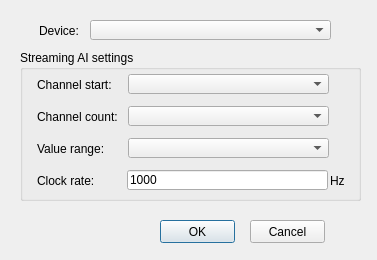
<?xml version="1.0" encoding="UTF-8"?>
<ui version="4.0">
 <class>ConfigureDialog</class>
 <widget class="QDialog" name="ConfigureDialog">
  <property name="geometry">
   <rect>
    <x>0</x>
    <y>0</y>
    <width>377</width>
    <height>260</height>
   </rect>
  </property>
  <property name="minimumSize">
   <size>
    <width>377</width>
    <height>260</height>
   </size>
  </property>
  <property name="maximumSize">
   <size>
    <width>377</width>
    <height>260</height>
   </size>
  </property>
  <property name="windowTitle">
   <string>Streaming AI - Configuration</string>
  </property>
  <widget class="QComboBox" name="cmbDevice">
   <property name="geometry">
    <rect>
     <x>90</x>
     <y>20</y>
     <width>241</width>
     <height>20</height>
    </rect>
   </property>
   <property name="sizePolicy">
    <sizepolicy hsizetype="Maximum" vsizetype="Fixed">
     <horstretch>0</horstretch>
     <verstretch>0</verstretch>
    </sizepolicy>
   </property>
  </widget>
  <widget class="QGroupBox" name="groupBox">
   <property name="geometry">
    <rect>
     <x>20</x>
     <y>50</y>
     <width>341</width>
     <height>151</height>
    </rect>
   </property>
   <property name="title">
    <string>Streaming AI settings</string>
   </property>
   <widget class="QLabel" name="lblChannelCount">
    <property name="geometry">
     <rect>
      <x>17</x>
      <y>56</y>
      <width>91</width>
      <height>22</height>
     </rect>
    </property>
    <property name="sizePolicy">
     <sizepolicy hsizetype="Fixed" vsizetype="Preferred">
      <horstretch>0</horstretch>
      <verstretch>0</verstretch>
     </sizepolicy>
    </property>
    <property name="minimumSize">
     <size>
      <width>91</width>
      <height>22</height>
     </size>
    </property>
    <property name="maximumSize">
     <size>
      <width>91</width>
      <height>22</height>
     </size>
    </property>
    <property name="text">
     <string>Channel count:</string>
    </property>
    <property name="buddy">
     <cstring>cmbChannelCount</cstring>
    </property>
   </widget>
   <widget class="QLineEdit" name="edtClockRatePerChan">
    <property name="geometry">
     <rect>
      <x>107</x>
      <y>120</y>
      <width>201</width>
      <height>20</height>
     </rect>
    </property>
    <property name="text">
     <string>1000</string>
    </property>
    <property name="alignment">
     <set>Qt::AlignLeading|Qt::AlignLeft|Qt::AlignVCenter</set>
    </property>
   </widget>
   <widget class="QComboBox" name="cmbValueRange">
    <property name="geometry">
     <rect>
      <x>108</x>
      <y>88</y>
      <width>201</width>
      <height>20</height>
     </rect>
    </property>
    <property name="sizePolicy">
     <sizepolicy hsizetype="Maximum" vsizetype="Fixed">
      <horstretch>0</horstretch>
      <verstretch>0</verstretch>
     </sizepolicy>
    </property>
   </widget>
   <widget class="QLabel" name="lblValueRange">
    <property name="geometry">
     <rect>
      <x>17</x>
      <y>88</y>
      <width>91</width>
      <height>22</height>
     </rect>
    </property>
    <property name="sizePolicy">
     <sizepolicy hsizetype="Fixed" vsizetype="Fixed">
      <horstretch>0</horstretch>
      <verstretch>0</verstretch>
     </sizepolicy>
    </property>
    <property name="minimumSize">
     <size>
      <width>91</width>
      <height>22</height>
     </size>
    </property>
    <property name="maximumSize">
     <size>
      <width>91</width>
      <height>22</height>
     </size>
    </property>
    <property name="text">
     <string>Value range:</string>
    </property>
    <property name="buddy">
     <cstring>cmbValueRange</cstring>
    </property>
   </widget>
   <widget class="QLabel" name="lblClockRate">
    <property name="geometry">
     <rect>
      <x>17</x>
      <y>120</y>
      <width>81</width>
      <height>22</height>
     </rect>
    </property>
    <property name="sizePolicy">
     <sizepolicy hsizetype="Fixed" vsizetype="Fixed">
      <horstretch>0</horstretch>
      <verstretch>0</verstretch>
     </sizepolicy>
    </property>
    <property name="text">
     <string>Clock rate:</string>
    </property>
    <property name="buddy">
     <cstring>cmbValueRange</cstring>
    </property>
   </widget>
   <widget class="QComboBox" name="cmbChannelStart">
    <property name="geometry">
     <rect>
      <x>108</x>
      <y>24</y>
      <width>201</width>
      <height>20</height>
     </rect>
    </property>
    <property name="sizePolicy">
     <sizepolicy hsizetype="Maximum" vsizetype="Fixed">
      <horstretch>0</horstretch>
      <verstretch>0</verstretch>
     </sizepolicy>
    </property>
   </widget>
   <widget class="QLabel" name="lblChannelStart">
    <property name="geometry">
     <rect>
      <x>17</x>
      <y>24</y>
      <width>91</width>
      <height>22</height>
     </rect>
    </property>
    <property name="minimumSize">
     <size>
      <width>91</width>
      <height>22</height>
     </size>
    </property>
    <property name="maximumSize">
     <size>
      <width>91</width>
      <height>22</height>
     </size>
    </property>
    <property name="text">
     <string>Channel start:</string>
    </property>
    <property name="buddy">
     <cstring>cmbChannelStart</cstring>
    </property>
   </widget>
   <widget class="QLabel" name="lblRateUnit">
    <property name="geometry">
     <rect>
      <x>310</x>
      <y>120</y>
      <width>21</width>
      <height>22</height>
     </rect>
    </property>
    <property name="sizePolicy">
     <sizepolicy hsizetype="Fixed" vsizetype="Fixed">
      <horstretch>0</horstretch>
      <verstretch>0</verstretch>
     </sizepolicy>
    </property>
    <property name="text">
     <string>Hz</string>
    </property>
    <property name="buddy">
     <cstring>cmbValueRange</cstring>
    </property>
   </widget>
   <widget class="QComboBox" name="cmbChannelCount">
    <property name="geometry">
     <rect>
      <x>108</x>
      <y>56</y>
      <width>201</width>
      <height>20</height>
     </rect>
    </property>
    <property name="sizePolicy">
     <sizepolicy hsizetype="Maximum" vsizetype="Fixed">
      <horstretch>0</horstretch>
      <verstretch>0</verstretch>
     </sizepolicy>
    </property>
   </widget>
  </widget>
  <widget class="QPushButton" name="btnCancel">
   <property name="geometry">
    <rect>
     <x>250</x>
     <y>220</y>
     <width>75</width>
     <height>23</height>
    </rect>
   </property>
   <property name="text">
    <string>Cancel</string>
   </property>
   <property name="autoDefault">
    <bool>false</bool>
   </property>
  </widget>
  <widget class="QLabel" name="lblDevice">
   <property name="geometry">
    <rect>
     <x>39</x>
     <y>20</y>
     <width>51</width>
     <height>22</height>
    </rect>
   </property>
   <property name="sizePolicy">
    <sizepolicy hsizetype="Fixed" vsizetype="Fixed">
     <horstretch>0</horstretch>
     <verstretch>0</verstretch>
    </sizepolicy>
   </property>
   <property name="text">
    <string>Device:</string>
   </property>
   <property name="buddy">
    <cstring>cmbDevice</cstring>
   </property>
  </widget>
  <widget class="QPushButton" name="btnOK">
   <property name="geometry">
    <rect>
     <x>160</x>
     <y>220</y>
     <width>75</width>
     <height>23</height>
    </rect>
   </property>
   <property name="text">
    <string>OK</string>
   </property>
  </widget>
 </widget>
 <layoutdefault spacing="6" margin="11"/>
 <tabstops>
  <tabstop>cmbDevice</tabstop>
  <tabstop>cmbChannelStart</tabstop>
  <tabstop>cmbChannelCount</tabstop>
  <tabstop>cmbValueRange</tabstop>
  <tabstop>edtClockRatePerChan</tabstop>
  <tabstop>btnOK</tabstop>
  <tabstop>btnCancel</tabstop>
 </tabstops>
 <resources/>
 <connections/>
</ui>
